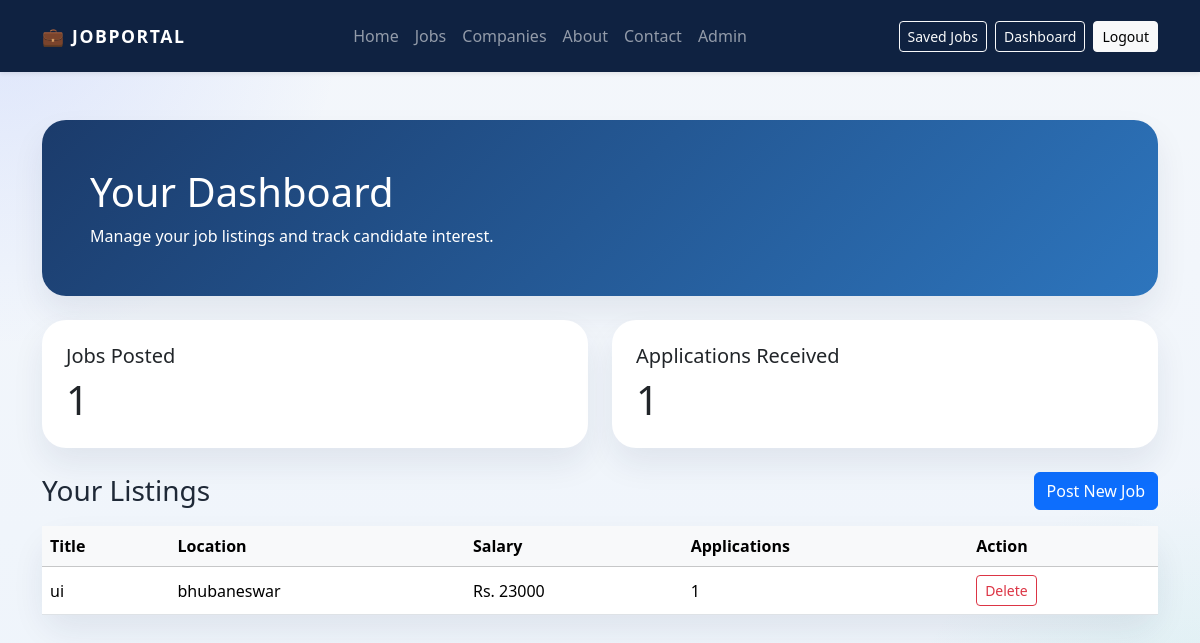
/dashboard/ (signed in), run on an earlier commit of the app's database.
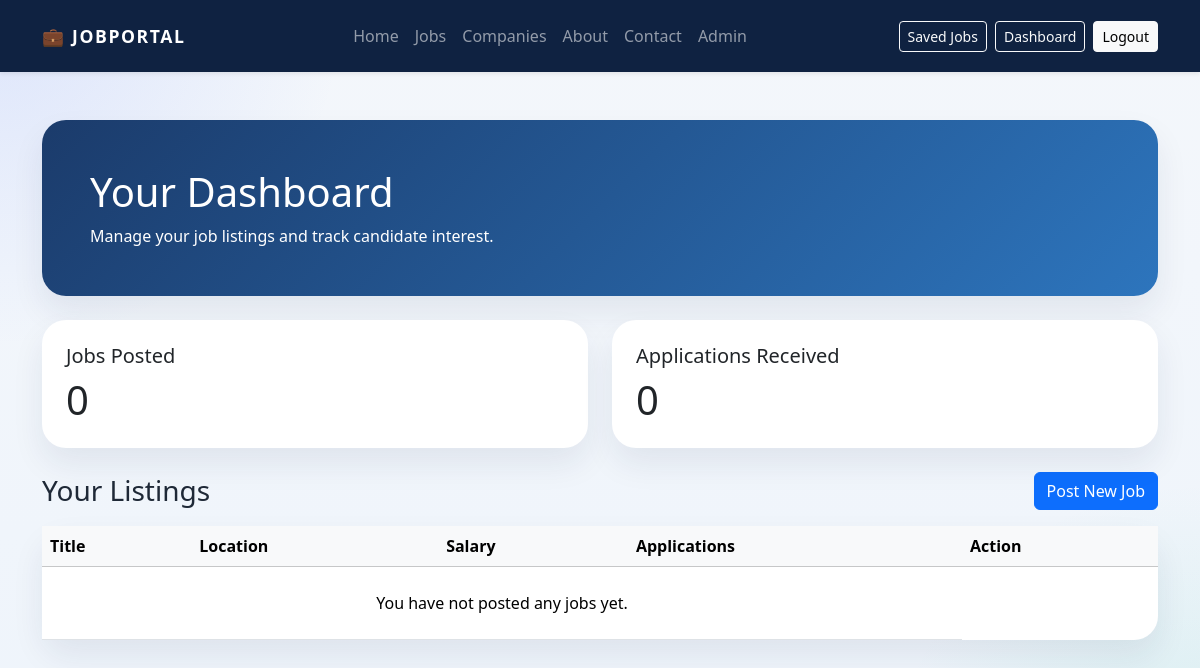
And on a later commit of the database.
### job/models.py (models this page shows, shortened)
class Job(models.Model):
    employer = models.ForeignKey(User, on_delete=models.CASCADE, related_name='jobs')
    title = models.CharField(max_length=200)
    description = models.TextField()
    location = models.CharField(max_length=100)
    salary = models.IntegerField()
    created_at = models.DateTimeField(auto_now_add=True)

### job/views.py (the view, shortened to what this page needs)
# urls.py: path('dashboard/', views.dashboard, name='dashboard'),
@login_required
def dashboard(request):
    user_role = get_user_role(request.user)
    if user_role == UserProfile.EMPLOYER:
        jobs = Job.objects.filter(employer=request.user).annotate(application_count=Count('applications')).order_by('-created_at')
        context = {
            'user_role': user_role,
            'jobs': jobs,
            'total_jobs': jobs.count(),
            'total_applications': sum(job.application_count for job in jobs),
        }
    return render(request, 'dashboard.html', context)

### job/views.py (called while the page is built)
def get_user_role(user):
    if not user.is_authenticated:
        return None
    if user.is_superuser or user.is_staff:
        return 'admin'
    profile, _ = UserProfile.objects.get_or_create(user=user, defaults={'role': UserProfile.CANDIDATE})
    return profile.role

### job/templates/dashboard.html (shortened to what this page needs)
{% extends 'base.html' %}
{% block content %}
<div class="row g-4">
    <div class="col-12">
        <div class="card dashboard-card accent-panel">
            <div class="card-body p-4 p-lg-5">
                <h1 class="display-6 mb-2">Your Dashboard</h1>
                <p class="mb-0">
                    {% if user_role == 'employer' %}
                        Manage your job listings and track candidate interest.
                    {% else %}
                        Review your applications and discover new opportunities.
                    {% endif %}
                </p>
            </div>
        </div>
    </div>
    {% if user_role == 'employer' %}
        <div class="col-md-6">
            <div class="card dashboard-card">
                <div class="card-body p-4">
                    <h5 class="card-title">Jobs Posted</h5>
                    <p class="display-6 mb-0">{{ total_jobs }}</p>
                </div>
            </div>
        </div>
        <div class="col-md-6">
            <div class="card dashboard-card">
                <div class="card-body p-4">
                    <h5 class="card-title">Applications Received</h5>
                    <p class="display-6 mb-0">{{ total_applications }}</p>
                </div>
            </div>
        </div>
        <div class="col-12">
            <div class="d-flex justify-content-between align-items-center mb-3">
                <h3 class="mb-0">Your Listings</h3>
                <a class="btn btn-primary" href="{% url 'post_job' %}">Post New Job</a>
            </div>
            <div class="card dashboard-card">
                <div class="table-responsive">
                    <table class="table align-middle mb-0">
                        <thead class="table-light">
                            <tr>
                                <th>Title</th>
                                <th>Location</th>
                                <th>Salary</th>
                                <th>Applications</th>
                                <th>Action</th>
                            </tr>
                        </thead>
                        <tbody>
                            {% for job in jobs %}
                                <tr>
                                    <td>{{ job.title }}</td>
                                    <td>{{ job.location }}</td>
                                    <td>Rs. {{ job.salary }}</td>
                                    <td>{{ job.application_count }}</td>
                                    <td>
                                        <form method="post" action="{% url 'delete_job' job.id %}" class="d-inline">
                                            <button type="submit" class="btn btn-sm btn-outline-danger">Delete</button>
                                        </form>
                                    </td>
                                </tr>
                            {% empty %}
                                <tr>
                                    <td colspan="4" class="text-center py-4">You have not posted any jobs yet.</td>
                                </tr>
                            {% endfor %}
                        </tbody>
                    </table>
                </div>
            </div>
        </div>
    {% endif %}
</div>
{% endblock %}

What changed in the data, as far as the page shows it:
removed Job: title "ui", location "bhubaneswar", salary "23000", application_count "1"
Also different on the page:
{{ total_jobs }}: "1" → "0"
{{ total_applications }}: "1" → "0"
text now shown: "You have not posted any jobs yet."
